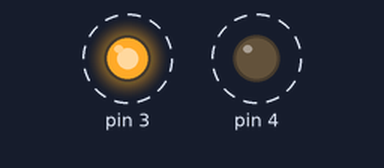
Simulated run of this sketch. Board: Arduino Uno, built with avr-gcc and run on an emulated ATmega328P. Shown: output pins drawn as LEDs (lit = HIGH). Dashed ring = blinking.

Above: at 0.2 s.
Timing chart, 0 to 3.0 s (numbered marks = the images above):
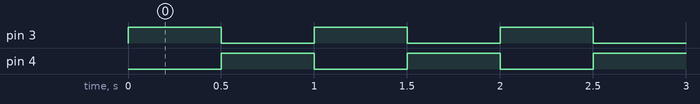

The sketch:

class_8.ino
```cpp
#define LED_NUM 2

void setup() {
  for (int i = 0; i < LED_NUM; i++)
  {
    pinMode(i+3, OUTPUT);
  }
}

void loop() {
  digitalWrite(3, HIGH);
  delay(500);
  digitalWrite(3, LOW);
  digitalWrite(4, HIGH);
  delay(500);
  digitalWrite(4, LOW);
}
```

Measured:
- by itself, pin 3, pin 4: alternates HIGH for 0.50 s and LOW for 0.50 s
- by itself, everything shown: repeats every 1.0 s, in 3 steps
